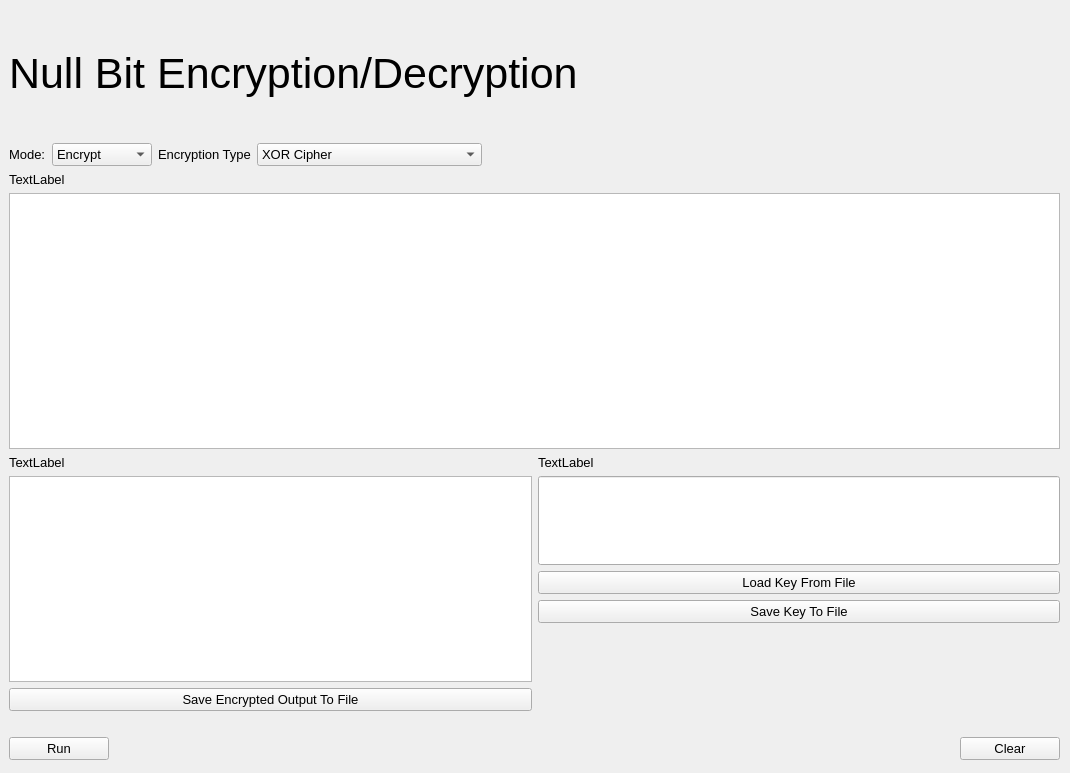
<?xml version="1.0" encoding="UTF-8"?>
<ui version="4.0">
 <class>MainWindow</class>
 <widget class="QMainWindow" name="MainWindow">
  <property name="geometry">
   <rect>
    <x>0</x>
    <y>0</y>
    <width>1070</width>
    <height>773</height>
   </rect>
  </property>
  <property name="font">
   <font>
    <pointsize>10</pointsize>
   </font>
  </property>
  <property name="windowTitle">
   <string>Null Bit</string>
  </property>
  <widget class="QWidget" name="centralwidget">
   <widget class="QWidget" name="verticalLayoutWidget">
    <property name="geometry">
     <rect>
      <x>-1</x>
      <y>-1</y>
      <width>1071</width>
      <height>771</height>
     </rect>
    </property>
    <layout class="QVBoxLayout" name="verticalLayout">
     <property name="leftMargin">
      <number>10</number>
     </property>
     <property name="topMargin">
      <number>10</number>
     </property>
     <property name="rightMargin">
      <number>10</number>
     </property>
     <property name="bottomMargin">
      <number>10</number>
     </property>
     <item>
      <widget class="QLabel" name="label">
       <property name="minimumSize">
        <size>
         <width>0</width>
         <height>128</height>
        </size>
       </property>
       <property name="font">
        <font>
         <pointsize>32</pointsize>
        </font>
       </property>
       <property name="text">
        <string>Null Bit Encryption/Decryption</string>
       </property>
      </widget>
     </item>
     <item>
      <layout class="QHBoxLayout" name="horizontalLayout">
       <item>
        <widget class="QLabel" name="label_2">
         <property name="text">
          <string>Mode:</string>
         </property>
        </widget>
       </item>
       <item>
        <widget class="QComboBox" name="Mode_Selection">
         <property name="minimumSize">
          <size>
           <width>100</width>
           <height>0</height>
          </size>
         </property>
         <item>
          <property name="text">
           <string>Encrypt</string>
          </property>
         </item>
         <item>
          <property name="text">
           <string>Decrypt</string>
          </property>
         </item>
        </widget>
       </item>
       <item>
        <widget class="QLabel" name="label_3">
         <property name="text">
          <string>Encryption Type</string>
         </property>
        </widget>
       </item>
       <item>
        <widget class="QComboBox" name="Type_Selection">
         <property name="minimumSize">
          <size>
           <width>225</width>
           <height>0</height>
          </size>
         </property>
         <item>
          <property name="text">
           <string>XOR Cipher</string>
          </property>
         </item>
         <item>
          <property name="text">
           <string>Columnar Transposition Cipher</string>
          </property>
         </item>
         <item>
          <property name="text">
           <string>Vigenere Cipher</string>
          </property>
         </item>
         <item>
          <property name="text">
           <string>Pig Latin</string>
          </property>
         </item>
        </widget>
       </item>
       <item>
        <spacer name="horizontalSpacer">
         <property name="orientation">
          <enum>Qt::Horizontal</enum>
         </property>
         <property name="sizeHint" stdset="0">
          <size>
           <width>40</width>
           <height>20</height>
          </size>
         </property>
        </spacer>
       </item>
      </layout>
     </item>
     <item>
      <widget class="QLabel" name="Title1">
       <property name="text">
        <string>TextLabel</string>
       </property>
      </widget>
     </item>
     <item>
      <widget class="QPlainTextEdit" name="Input_Box"/>
     </item>
     <item>
      <layout class="QHBoxLayout" name="horizontalLayout_2">
       <property name="topMargin">
        <number>0</number>
       </property>
       <item>
        <layout class="QVBoxLayout" name="verticalLayout_2">
         <property name="topMargin">
          <number>0</number>
         </property>
         <item>
          <widget class="QLabel" name="Title2">
           <property name="text">
            <string>TextLabel</string>
           </property>
          </widget>
         </item>
         <item>
          <widget class="QPlainTextEdit" name="plainTextEdit"/>
         </item>
         <item>
          <widget class="QPushButton" name="pushButton_3">
           <property name="text">
            <string>Save Encrypted Output To File</string>
           </property>
          </widget>
         </item>
        </layout>
       </item>
       <item>
        <layout class="QVBoxLayout" name="verticalLayout_3">
         <item>
          <widget class="QLabel" name="Key_Label">
           <property name="text">
            <string>TextLabel</string>
           </property>
          </widget>
         </item>
         <item>
          <widget class="QLineEdit" name="Key_Box">
           <property name="sizePolicy">
            <sizepolicy hsizetype="Expanding" vsizetype="Expanding">
             <horstretch>0</horstretch>
             <verstretch>0</verstretch>
            </sizepolicy>
           </property>
          </widget>
         </item>
         <item>
          <widget class="QPushButton" name="Load_Key_Button">
           <property name="text">
            <string>Load Key From File</string>
           </property>
          </widget>
         </item>
         <item>
          <widget class="QPushButton" name="Save_Key_Button">
           <property name="text">
            <string>Save Key To File</string>
           </property>
          </widget>
         </item>
         <item>
          <spacer name="verticalSpacer">
           <property name="orientation">
            <enum>Qt::Vertical</enum>
           </property>
           <property name="sizeHint" stdset="0">
            <size>
             <width>20</width>
             <height>40</height>
            </size>
           </property>
          </spacer>
         </item>
        </layout>
       </item>
      </layout>
     </item>
     <item>
      <spacer name="horizontalSpacer_2">
       <property name="orientation">
        <enum>Qt::Horizontal</enum>
       </property>
       <property name="sizeHint" stdset="0">
        <size>
         <width>40</width>
         <height>20</height>
        </size>
       </property>
      </spacer>
     </item>
     <item>
      <layout class="QHBoxLayout" name="horizontalLayout_3">
       <property name="topMargin">
        <number>0</number>
       </property>
       <item>
        <widget class="QPushButton" name="pushButton_4">
         <property name="minimumSize">
          <size>
           <width>100</width>
           <height>20</height>
          </size>
         </property>
         <property name="text">
          <string>Run</string>
         </property>
        </widget>
       </item>
       <item>
        <spacer name="horizontalSpacer_3">
         <property name="orientation">
          <enum>Qt::Horizontal</enum>
         </property>
         <property name="sizeHint" stdset="0">
          <size>
           <width>40</width>
           <height>20</height>
          </size>
         </property>
        </spacer>
       </item>
       <item>
        <widget class="QPushButton" name="pushButton_5">
         <property name="minimumSize">
          <size>
           <width>100</width>
           <height>20</height>
          </size>
         </property>
         <property name="text">
          <string>Clear</string>
         </property>
        </widget>
       </item>
      </layout>
     </item>
    </layout>
   </widget>
  </widget>
 </widget>
 <resources/>
 <connections/>
</ui>
